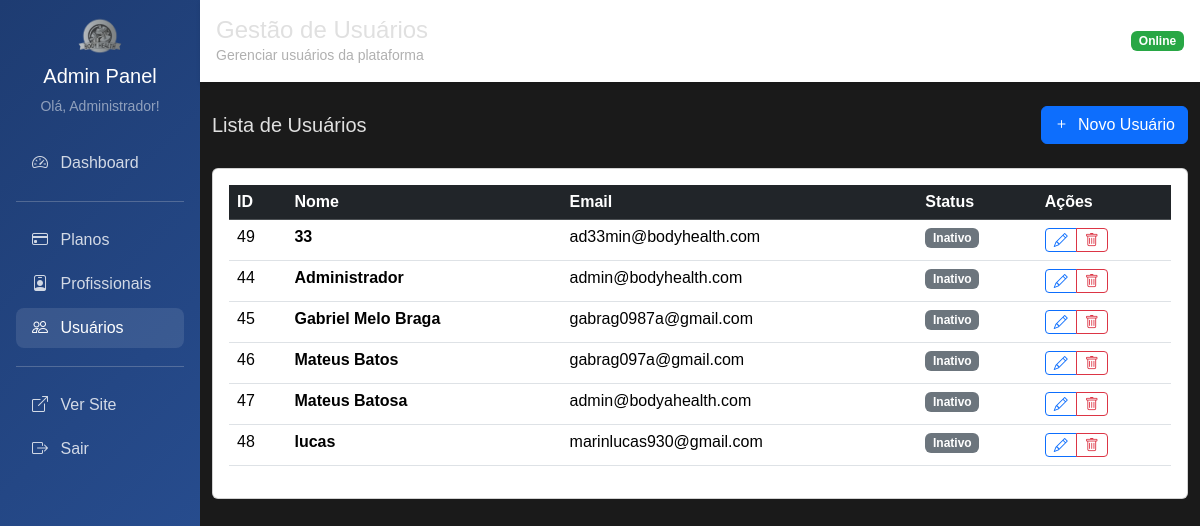
Before: /admin/usuarios (signed in) with the older database file.
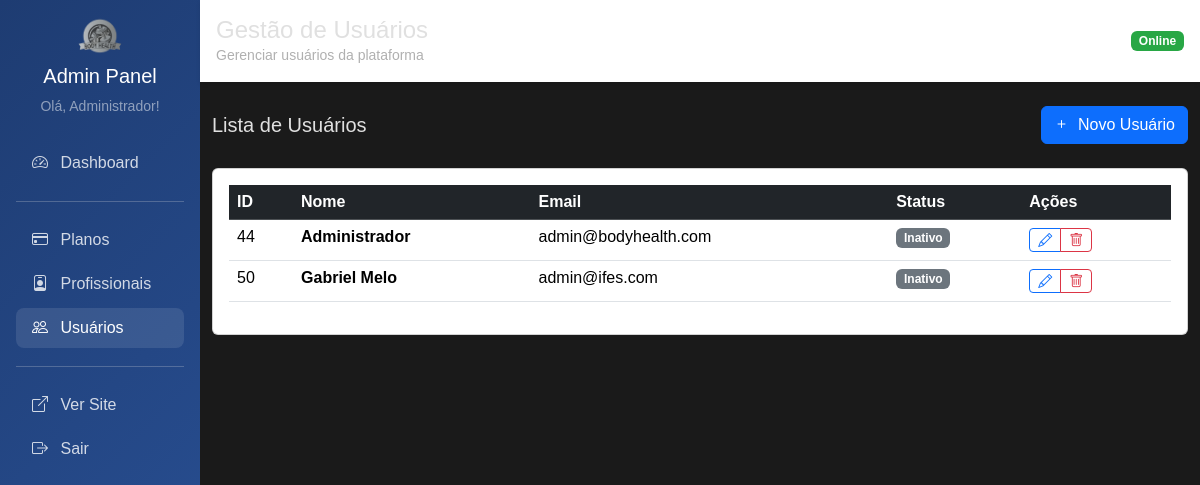
After: the same page with the newer database file.
### tables this page shows
CREATE TABLE usuario (
    id INTEGER PRIMARY KEY AUTOINCREMENT,
    nome TEXT NOT NULL,
    email TEXT UNIQUE NOT NULL,
    senha TEXT NOT NULL,
    perfil TEXT NOT NULL DEFAULT 'cliente',
    foto TEXT,
    token_redefinicao TEXT,
    data_token TIMESTAMP,
    data_cadastro TIMESTAMP DEFAULT CURRENT_TIMESTAMP
);

### main.py (the view)
@app.get("/admin/usuarios")
@requer_autenticacao(['admin'])
async def admin_usuarios_listar(request: Request, usuario_logado: dict = Depends(obter_usuario_logado)):
    usuarios = usuario_repo.obter_todos()
    return templates.TemplateResponse("admin/usuarios/listar.html", {
        "request": request,
        "usuario": usuario_logado,
        "usuarios": usuarios
    })

### templates/admin/usuarios/listar.html (shortened to what this page needs)
{% extends "admin/base_admin.html" %}
{% block titulo %}Gestão de Usuários{% endblock %}
{% block subtitulo %}Gerenciar usuários da plataforma{% endblock %}
{% block content %}
<div class="d-flex justify-content-between align-items-center mb-4">
    <h5 class="mb-0">Lista de Usuários</h5>
    <a href="/admin/usuarios/novo" class="btn btn-primary">
        <i class="bi bi-plus me-1"></i> Novo Usuário
    </a>
</div>
<div class="card">
    <div class="card-body">
        {% if usuarios %}
        <div class="table-responsive">
            <table class="table table-hover">
                <thead class="table-dark">
                    <tr>
                        <th>ID</th>
                        <th>Nome</th>
                        <th>Email</th>
                        <th>Status</th>
                        <th>Ações</th>
                    </tr>
                </thead>
                <tbody>
                    {% for usuario in usuarios %}
                    <tr>
                        <td>{{ usuario.id }}</td>
                        <td><strong>{{ usuario.nome }}</strong></td>
                        <td>{{ usuario.email }}</td>
                        <td>
                            {% if usuario.ativo %}
                                <span class="badge bg-success">Ativo</span>
                            {% else %}
                                <span class="badge bg-secondary">Inativo</span>
                            {% endif %}
                        </td>
                        <td>
                            <div class="btn-group btn-group-sm">
                                <a href="/admin/usuarios/editar/{{ usuario.id }}" class="btn btn-outline-primary">
                                    <i class="bi bi-pencil"></i>
                                </a>
                                <button type="button" class="btn btn-outline-danger"
                                    onclick="confirmarExclusao({{ usuario.id }}, '{{ usuario.nome }}')">
                                    <i class="bi bi-trash"></i>
                                </button>
                            </div>
                        </td>
                    </tr>
                    {% endfor %}
                </tbody>
            </table>
        </div>
        {% endif %}
    </div>
</div>
<div class="position-fixed top-0 end-0 p-3" style="z-index: 1055">
</div>
{% endblock %}

### templates/admin/base_admin.html (shortened to what this page needs)
<html lang="pt-BR">
<head>
    <link href="https://cdn.jsdelivr.net/npm/bootstrap@5.3.3/dist/css/bootstrap.min.css" rel="stylesheet">
    <link href="https://cdn.jsdelivr.net/npm/bootstrap-icons@1.10.5/font/bootstrap-icons.css" rel="stylesheet">
    <link rel="stylesheet" href="/static/css/styles.css">
</head>
<body>
    <div class="container-fluid p-0">
        <div class="row g-0">
            <div class="col-md-3 col-lg-2">
                <div class="admin-sidebar p-3">
                    <div class="text-center mb-4">
                        <img src="/static/img/logo.png" height="40" alt="Body Health">
                        <h5 class="text-white mt-2">Admin Panel</h5>
                        <small class="text-white-50">Olá, {{ usuario.nome }}!</small>
                    </div>
                    <nav class="nav flex-column">
                        <a class="nav-link {% if request.url.path == '/admin' %}active{% endif %}" href="/admin">
                            <i class="bi bi-speedometer2 me-2"></i> Dashboard
                        </a>
                        <hr class="bg-white-50">
                        <a class="nav-link {% if '/admin/planos' in request.url.path %}active{% endif %}" href="/admin/planos">
                            <i class="bi bi-credit-card me-2"></i> Planos
                        </a>
                        <a class="nav-link {% if '/admin/profissionais' in request.url.path %}active{% endif %}" href="/admin/profissionais">
                            <i class="bi bi-person-badge me-2"></i> Profissionais
                        </a>
                        <a class="nav-link {% if '/admin/usuarios' in request.url.path %}active{% endif %}" href="/admin/usuarios">
                            <i class="bi bi-people me-2"></i> Usuários
                        </a>
                        <hr class="bg-white-50">
                        <a class="nav-link" href="/" target="_blank">
                            <i class="bi bi-box-arrow-up-right me-2"></i> Ver Site
                        </a>
                        <a class="nav-link" href="/logout">
                            <i class="bi bi-box-arrow-right me-2"></i> Sair
                        </a>
                    </nav>
                </div>
            </div>
            <div class="col-md-9 col-lg-10">
                <div class="admin-header p-3 mb-4">
                    <div class="d-flex justify-content-between align-items-center">
                        <div>
                            <h4 class="mb-0">{% block titulo %}Painel Administrativo{% endblock %}</h4>
                            <small class="text-muted">{% block subtitulo %}Body Health Admin{% endblock %}</small>
                        </div>
                        <div>
                            <span class="badge bg-success">Online</span>
                        </div>
                    </div>
                </div>
                <div class="container-fluid">
                    {% block content %}{% endblock %}
                </div>
            </div>
        </div>
    </div>
</body>
</html>

Changed rows visible on the page:
removed usuario: id "49", nome "33", email "ad33min@bodyhealth.com"
removed usuario: id "45", nome "Gabriel Melo Braga", email "gabrag0987a@gmail.com"
removed usuario: id "46", nome "Mateus Batos", email "gabrag097a@gmail.com"
removed usuario: id "47", nome "Mateus Batosa", email "admin@bodyahealth.com"
removed usuario: id "48", nome "lucas", email "marinlucas930@gmail.com"
added usuario: id "50", nome "Gabriel Melo", email "admin@ifes.com"
